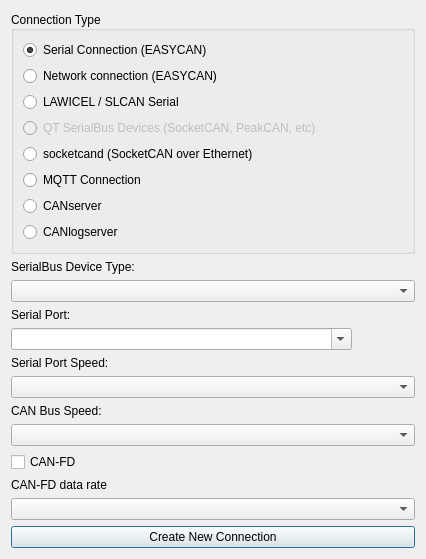
<?xml version="1.0" encoding="UTF-8"?>
<ui version="4.0">
 <class>NewConnectionDialog</class>
 <widget class="QDialog" name="NewConnectionDialog">
  <property name="geometry">
   <rect>
    <x>0</x>
    <y>0</y>
    <width>426</width>
    <height>540</height>
   </rect>
  </property>
  <property name="windowTitle">
   <string>New Connection</string>
  </property>
  <layout class="QVBoxLayout" name="verticalLayout">
   <item>
    <widget class="QGroupBox" name="gbType">
     <property name="title">
      <string>Connection Type</string>
     </property>
     <property name="alignment">
      <set>Qt::AlignLeading|Qt::AlignLeft|Qt::AlignVCenter</set>
     </property>
     <layout class="QGridLayout" name="gridLayout">
      <item row="4" column="0">
       <widget class="QRadioButton" name="rbKayak">
        <property name="text">
         <string>socketcand (SocketCAN over Ethernet)</string>
        </property>
       </widget>
      </item>
      <item row="3" column="0">
       <widget class="QRadioButton" name="rbSocketCAN">
        <property name="enabled">
         <bool>false</bool>
        </property>
        <property name="text">
         <string>QT SerialBus Devices (SocketCAN, PeakCAN, etc)</string>
        </property>
       </widget>
      </item>
      <item row="5" column="0">
       <widget class="QRadioButton" name="rbMQTT">
        <property name="text">
         <string>MQTT Connection</string>
        </property>
       </widget>
      </item>
      <item row="0" column="0">
       <widget class="QRadioButton" name="rbGVRET">
        <property name="text">
         <string>Serial Connection (EASYCAN)</string>
        </property>
        <property name="checked">
         <bool>true</bool>
        </property>
       </widget>
      </item>
      <item row="1" column="0">
       <widget class="QRadioButton" name="rbRemote">
        <property name="text">
         <string>Network connection (EASYCAN)</string>
        </property>
       </widget>
      </item>
      <item row="2" column="0">
       <widget class="QRadioButton" name="rbLawicel">
        <property name="text">
         <string>LAWICEL / SLCAN Serial</string>
        </property>
       </widget>
      </item>
      <item row="6" column="0">
       <widget class="QRadioButton" name="rbCANserver">
        <property name="text">
         <string>CANserver</string>
        </property>
       </widget>
      </item>
      <item row="7" column="0">
       <widget class="QRadioButton" name="rbCanlogserver">
        <property name="text">
         <string>CANlogserver</string>
        </property>
       </widget>
      </item>
     </layout>
    </widget>
   </item>
   <item>
    <widget class="QLabel" name="lblDeviceType">
     <property name="text">
      <string>SerialBus Device Type:</string>
     </property>
    </widget>
   </item>
   <item>
    <widget class="QComboBox" name="cbDeviceType"/>
   </item>
   <item>
    <widget class="QLabel" name="lPort">
     <property name="sizePolicy">
      <sizepolicy hsizetype="Minimum" vsizetype="Minimum">
       <horstretch>0</horstretch>
       <verstretch>0</verstretch>
      </sizepolicy>
     </property>
     <property name="text">
      <string>Serial Port:</string>
     </property>
    </widget>
   </item>
   <item>
    <widget class="QComboBox" name="cbPort">
     <property name="sizePolicy">
      <sizepolicy hsizetype="Expanding" vsizetype="Fixed">
       <horstretch>0</horstretch>
       <verstretch>0</verstretch>
      </sizepolicy>
     </property>
     <property name="maximumSize">
      <size>
       <width>341</width>
       <height>16777215</height>
      </size>
     </property>
     <property name="editable">
      <bool>true</bool>
     </property>
    </widget>
   </item>
   <item>
    <widget class="QLabel" name="lblSerialSpeed">
     <property name="text">
      <string>Serial Port Speed:</string>
     </property>
    </widget>
   </item>
   <item>
    <widget class="QComboBox" name="cbSerialSpeed"/>
   </item>
   <item>
    <widget class="QLabel" name="lblCANSpeed">
     <property name="text">
      <string>CAN Bus Speed:</string>
     </property>
    </widget>
   </item>
   <item>
    <widget class="QComboBox" name="cbCANSpeed"/>
   </item>
   <item>
    <widget class="QCheckBox" name="cbCanFd">
     <property name="text">
      <string>CAN-FD</string>
     </property>
    </widget>
   </item>
   <item>
    <widget class="QLabel" name="lblDataRate">
     <property name="text">
      <string>CAN-FD data rate</string>
     </property>
    </widget>
   </item>
   <item>
    <widget class="QComboBox" name="cbDataRate"/>
   </item>
   <item>
    <spacer name="verticalSpacer">
     <property name="orientation">
      <enum>Qt::Vertical</enum>
     </property>
     <property name="sizeHint" stdset="0">
      <size>
       <width>20</width>
       <height>40</height>
      </size>
     </property>
    </spacer>
   </item>
   <item>
    <widget class="QPushButton" name="btnOK">
     <property name="text">
      <string>Create New Connection</string>
     </property>
    </widget>
   </item>
  </layout>
 </widget>
 <resources/>
 <connections/>
</ui>
